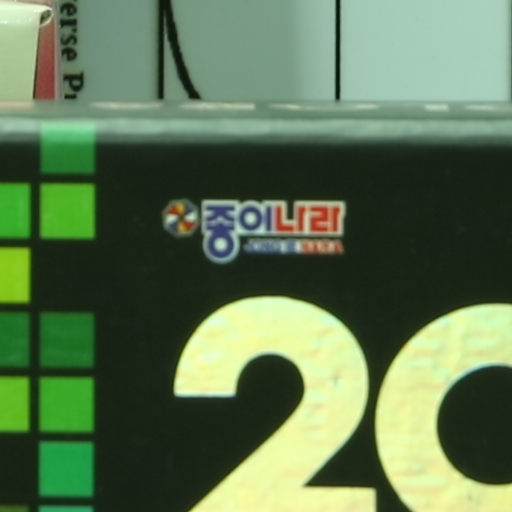
#> input picture figs/01_gt.png, 512 x 512 px, found by its file name
$ python ISP_implement.py
#> lines starting #> are read from the running program, lines starting #| are printed output that depends on the picture
# -*- coding: utf-8 -*-
'''
ISP class
=============================================================================================================
include main operators of in-camera processing pipeline (ISP) and some corresponding inverse operators.

Citation:
---------
@article{Guo2019Cbdnet,
  title={Toward convolutional blind denoising of real photographs},
  author={Guo, Shi and Yan, Zifei and Zhang, Kai and Zuo, Wangmeng and Zhang, Lei},
  journal={2019 IEEE Conference on Computer Vision and Pattern Recognition (CVPR)},
  year={2019}
}

Author: Shi Guo, 01/04/2019
'''


import numpy as np
import cv2
import os
import h5py
import scipy.io
import math
import skimage
from Demosaicing_malvar2004 import demosaicing_CFA_Bayer_Malvar2004
import random

class ISP:
    def __init__(self, curve_path='./'):
#> called with curve_path = './'
        filename = os.path.join(curve_path, '201_CRF_data.mat')
        CRFs = scipy.io.loadmat(filename)
#> (reads SomeISP_operator_python/201_CRF_data.mat from the repository)
        self.I = CRFs['I']
        self.B = CRFs['B']
        filename = os.path.join(curve_path, 'dorfCurvesInv.mat')
        inverseCRFs = scipy.io.loadmat(filename)
#> (reads SomeISP_operator_python/dorfCurvesInv.mat from the repository)
        self.I_inv = inverseCRFs['invI']
        self.B_inv = inverseCRFs['invB']
        self.xyz2cam_all = np.array([[1.0234,-0.2969,-0.2266,-0.5625,1.6328,-0.0469,-0.0703,0.2188,0.6406]
                            ,[0.4913,-0.0541,-0.0202,-0.613,1.3513,0.2906,-0.1564,0.2151,0.7183]
                            ,[0.838,-0.263,-0.0639,-0.2887,1.0725,0.2496,-0.0627,0.1427,0.5438]
                            ,[0.6596,-0.2079,-0.0562,-0.4782,1.3016,0.1933,-0.097,0.1581,0.5181]]
                                    )

    def ICRF_Map(self, img, index=0):
        invI_temp = self.I_inv[index, :]
        invB_temp = self.B_inv[index, :]
        [w, h, c] = img.shape
        bin = invI_temp.shape[0]
        Size = w*h*c
        tiny_bin = 9.7656e-04
        min_tiny_bin = 0.0039
        temp_img = np.copy(img)
        temp_img = np.reshape(temp_img, (Size))
        for i in range(Size):
            temp = temp_img[i]
            start_bin = 1
            if temp > min_tiny_bin:
                start_bin = math.floor(temp/tiny_bin - 1)
            for b in range(start_bin, bin):
                tempB = invB_temp[b]
                if tempB >= temp:
                    index = b
                    if index > 1:
                        comp1 = tempB - temp
                        comp2 = temp - invB_temp[index-1]
                        if comp2 < comp1:
                            index = index - 1
                    temp_img[i] = invI_temp[index]
                    break
        temp_img = np.reshape(temp_img, (w, h, c))
        return temp_img

    # [28 lines left out: function CRF_Map, not called in this run]

    def RGB2XYZ(self, img):
        xyz = skimage.color.rgb2xyz(img)
        return xyz

    def XYZ2RGB(self, img):
        rgb = skimage.color.xyz2rgb(img)
        return rgb

    def XYZ2CAM(self, img, M_xyz2cam=0):
        if type(M_xyz2cam) is int:
            cam_index = np.random.random((1, 4))
            cam_index = cam_index / np.sum(cam_index)
            M_xyz2cam = (self.xyz2cam_all[0, :] * cam_index[0, 0] + \
                         self.xyz2cam_all[1, :] * cam_index[0, 1] + \
                         self.xyz2cam_all[2, :] * cam_index[0, 2] + \
                         self.xyz2cam_all[3, :] * cam_index[0, 3] \
                         )
            self.M_xyz2cam = M_xyz2cam

        M_xyz2cam = np.reshape(M_xyz2cam, (3, 3))
        M_xyz2cam = M_xyz2cam / np.tile(np.sum(M_xyz2cam, axis=1), [3, 1]).T
        cam = self.apply_cmatrix(img, M_xyz2cam)
        cam = np.clip(cam, 0, 1)
        return cam

    # [15 lines left out: function CAM2XYZ, not called in this run]

    def apply_cmatrix(self, img, matrix):
        r = (matrix[0, 0] * img[:, :, 0] + matrix[0, 1] * img[:, :, 1]
             + matrix[0, 2] * img[:, :, 2])
        g = (matrix[1, 0] * img[:, :, 0] + matrix[1, 1] * img[:, :, 1]
             + matrix[1, 2] * img[:, :, 2])
        b = (matrix[2, 0] * img[:, :, 0] + matrix[2, 1] * img[:, :, 1]
             + matrix[2, 2] * img[:, :, 2])
        r = np.expand_dims(r, axis=2)
        g = np.expand_dims(g, axis=2)
        b = np.expand_dims(b, axis=2)
        results = np.concatenate((r, g, b), axis=2)
        return results

    def BGR2RGB(self, img):
        b, g, r = cv2.split(img)
        rgb_img = cv2.merge([r, g, b])
        return rgb_img

    # [4 lines left out: function RGB2BGR, not called in this run]

    def mosaic_bayer(self, rgb, pattern='BGGR'):
        # analysis pattern
        num = np.zeros(4, dtype=int)
        # the image store in OpenCV using BGR
        temp = list(self.find(pattern, 'R'))
        num[temp] = 0
        temp = list(self.find(pattern, 'G'))
        num[temp] = 1
        temp = list(self.find(pattern, 'B'))
        num[temp] = 2

        mosaic_img = np.zeros((rgb.shape[0], rgb.shape[1]), dtype=rgb.dtype)
        mosaic_img[0::2, 0::2] = rgb[0::2, 0::2, num[0]]
        mosaic_img[0::2, 1::2] = rgb[0::2, 1::2, num[1]]
        mosaic_img[1::2, 0::2] = rgb[1::2, 0::2, num[2]]
        mosaic_img[1::2, 1::2] = rgb[1::2, 1::2, num[3]]
        return mosaic_img

    def WB_Mask(self, img, pattern, fr_now, fb_now):
        wb_mask = np.ones(img.shape)
        if  pattern == 'RGGB':
            wb_mask[0::2, 0::2] = fr_now
            wb_mask[1::2, 1::2] = fb_now
        elif  pattern == 'BGGR':
            wb_mask[1::2, 1::2] = fr_now
            wb_mask[0::2, 0::2] = fb_now
        elif  pattern == 'GRBG':
            wb_mask[0::2, 1::2] = fr_now
            wb_mask[1::2, 0::2] = fb_now
        elif  pattern == 'GBRG':
            wb_mask[1::2, 0::2] = fr_now
            wb_mask[0::2, 1::2] = fb_now
        return wb_mask


    def find(self, str, ch):
        for i, ltr in enumerate(str):
            if ltr == ch:
                yield i

    # [4 lines left out: function Demosaic, not called in this run]

    def add_PG_noise(self, img, sigma_s='RAN', sigma_c='RAN'):
        min_log = np.log([0.0001])
        if sigma_s == 'RAN':
            sigma_s = min_log + np.random.rand(1) * (np.log([0.16]) - min_log)
            sigma_s = np.exp(sigma_s)
            self.sigma_s = sigma_s
        if sigma_c == 'RAN':
            sigma_c = min_log + np.random.rand(1) * (np.log([0.06]) - min_log)
            sigma_c = np.exp(sigma_c)
            self.sigma_c = sigma_c
        # add noise
        # print('Adding Noise: sigma_s='+str(sigma_s*255)+' sigma_c='+str(sigma_c*255))
        sigma_total = np.sqrt(sigma_s * img + sigma_c)
        '''
        noisy_img = img + \
            np.random.normal(0.0, 1.0, img.shape) * (sigma_s * img) + \
            np.random.normal(0.0, 1.0, img.shape) * sigma_c
        '''
        noisy_img = img +  \
            sigma_total * np.random.randn(img.shape[0], img.shape[1])
        noisy_img = np.clip(noisy_img, 0, 1)
        return noisy_img

    # [58 lines left out: function cbdnet_noise_generate_srgb, not called in this run]

    def cbdnet_noise_generate_raw(self, img):
        # To node that opencv store image in BGR,
        # When apply to color tranfer, BGR should be transfer to RGB
        img_rgb = img
        # -------- INVERSE ISP PROCESS -------------------
        # Step 1 : inverse tone mapping
        icrf_index = random.randint(0, 200)
        img_L = self.ICRF_Map(img_rgb, index=icrf_index)
        # Step 2 : from RGB to XYZ
        img_XYZ = self.RGB2XYZ(img_L)
        # Step 3: from XYZ to Cam
        img_Cam = self.XYZ2CAM(img_XYZ, M_xyz2cam=0)
        # Step 4: Mosaic
        pattern_index = random.randint(0, 3)
        pattern = []
        if pattern_index == 0:
            pattern = 'GRBG'
        elif pattern_index == 1:
            pattern = 'RGGB'
        elif pattern_index == 2:
            pattern = 'GBRG'
        elif pattern_index == 3:
            pattern = 'BGGR'
        self.pattern = pattern
        img_mosaic = self.mosaic_bayer(img_Cam, pattern=pattern)
        # Step 5: inverse White Balance
        min_fc = 0.75
        max_fc = 1
        self.fr_now = random.uniform(min_fc, max_fc)
        self.fb_now = random.uniform(min_fc, max_fc)
        wb_mask = self.WB_Mask(img_mosaic, pattern, self.fr_now, self.fb_now)
        img_mosaic = img_mosaic * wb_mask

        # -------- ADDING POISSON-GAUSSIAN NOISE ON RAW -
        img_mosaic_noise = self.add_PG_noise(img_mosaic)

        return img_mosaic, img_mosaic_noise


if __name__ == '__main__':
    isp = ISP()
    path = './figs/01_gt.png'
    # To node that opencv store image in BGR,
    # When apply to color tranfer, BGR should be transfer to RGB
    img = cv2.imread(path)
#> img is the input picture: shape (512, 512, 3); mean B, G, R 81.7, 116.8, 92.9
    np.array(img, dtype='uint8')
    img = img.astype('double') / 255.0
    img_rgb = isp.BGR2RGB(img)
#> in BGR2RGB, `b, g, r = cv2.split(img)`:
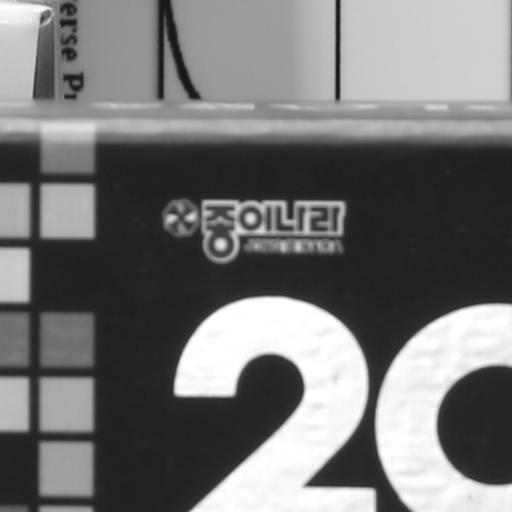
#> g: shape (512, 512) float64; min 0.0745, max 1, mean 0.458
#> in BGR2RGB, `b, g, r = cv2.split(img)`:
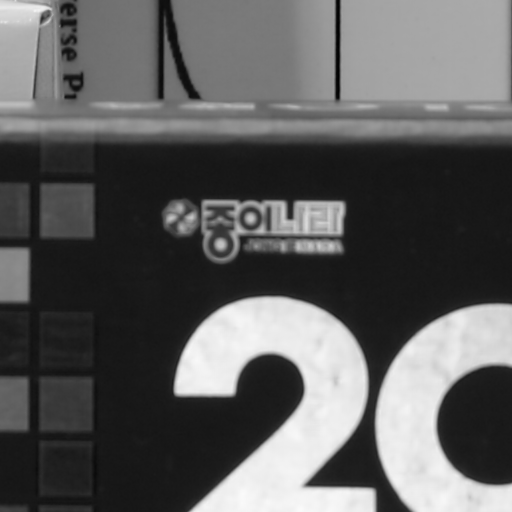
#> r: shape (512, 512) float64; min 0.00392, max 0.98, mean 0.364
    '''
    print('ISP test 1:')
    # -------- INVERSE ISP PROCESS -------------------
    # Step 1 : inverse tone mapping
    img_L = isp.ICRF_Map(img_rgb, index=10)
    # Step 2 : from RGB to XYZ
    img_XYZ = isp.RGB2XYZ(img_L)
    # Step 3: from XYZ to Cam
    xyz2cam = np.array([1.0234, -0.2969, -0.2266, -0.5625, 1.6328, -0.0469, -0.0703, 0.2188, 0.6406])
    img_Cam = isp.XYZ2CAM(img_XYZ, xyz2cam)
    # Step 4: Mosaic
    img_mosaic = isp.mosaic_bayer(img_Cam)

    # -------- ADDING POISSON-GAUSSIAN NOISE ON RAW -
    # Mode1: set sigma_s and sigma_c
    # img_mosaic_noise = isp.add_PG_noise(img_mosaic, sigma_s=0.01, sigma_c=0.02)
    # Mode2: set random sigma_s and sigma_c
    img_mosaic_noise = isp.add_PG_noise(img_mosaic)

    # -------- ISP PROCESS --------------------------
    # Step 4 : Demosaic
    img_demosaic = isp.Demosaic(img_mosaic_noise)
    # Step 3 : from Cam to XYZ
    img_IXYZ = isp.CAM2XYZ(img_demosaic, xyz2cam)
    # Step 2 : frome XYZ to RGB
    img_IL = isp.XYZ2RGB(img_IXYZ)
    # Step 1 : tone mapping
    img_Irgb = isp.CRF_Map(img_IL, index=10)
    '''

    '''
    # Observe the images
    show_img = np.concatenate((img,
                               isp.RGB2BGR(img_Irgb),
                               cv2.merge([img_mosaic, img_mosaic, img_mosaic]),
                               isp.RGB2BGR(img_demosaic)
                               ), axis=1)
    cv2.namedWindow('Image', cv2.WINDOW_NORMAL)
    cv2.imshow('Image', show_img)
    cv2.waitKey(0)
    '''

    '''
    print('ISP test 2:')
    gt, noise = isp.cbdnet_noise_generate_srgb(img_rgb)

    # Observe the images
    show_img = np.concatenate((img,
                               isp.RGB2BGR(gt),
                               isp.RGB2BGR(noise)
                               ), axis=1)
    cv2.namedWindow('Image', cv2.WINDOW_NORMAL)
    cv2.imshow('Image', show_img)
    cv2.waitKey(0)
    '''

    print('ISP test 3:')
    gt, noise = isp.cbdnet_noise_generate_raw(img_rgb)
#> the loop in ICRF_Map, `for i in range(Size):` made 786432 passes
#> (temp, start_bin) on passes 1 to 12: (0.816, 834), (0.847, 866), (0.702, 717), (0.812, 830), (0.839, 858), (0.698, 713), (0.808, 826), (0.831, 850), (0.69, 705), (0.8, 818), (0.824, 842), (0.682, 697)
#> after the loop in ICRF_Map, `for i in range(Size):`: comp1 = 0.00023; comp2 = 0.000747
#> in ICRF_Map, `temp_img = np.reshape(temp_img, (w, h, c))`:
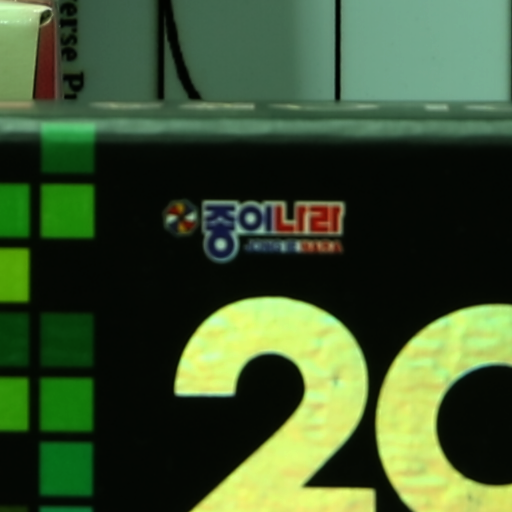
#> temp_img: shape (512, 512, 3) float64; mean R, G, B 0.24, 0.329, 0.188
#> in RGB2XYZ, `xyz = skimage.color.rgb2xyz(img)`: xyz: shape (512, 512, 3) float64; mean of channels 0, 1, 2 0.139, 0.18, 0.0897
#> in apply_cmatrix, `results = np.concatenate((r, g, b), axis=2)`:
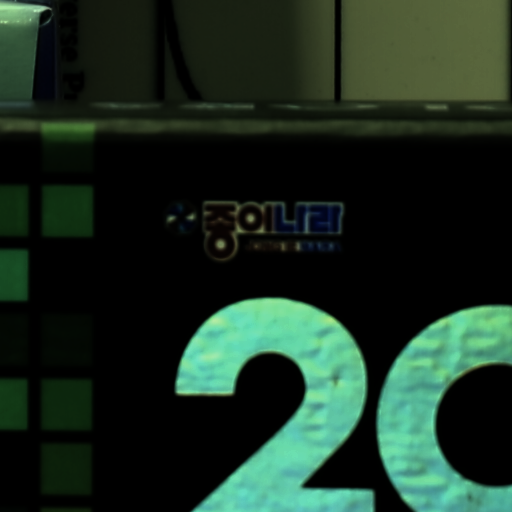
#> results: shape (512, 512, 3) float64; mean of channels 0, 1, 2 0.131, 0.183, 0.106; drawn as B, G, R
#> in cbdnet_noise_generate_raw, `wb_mask = self.WB_Mask(img_mosaic, pattern, self.fr_now, self.fb_now)`:
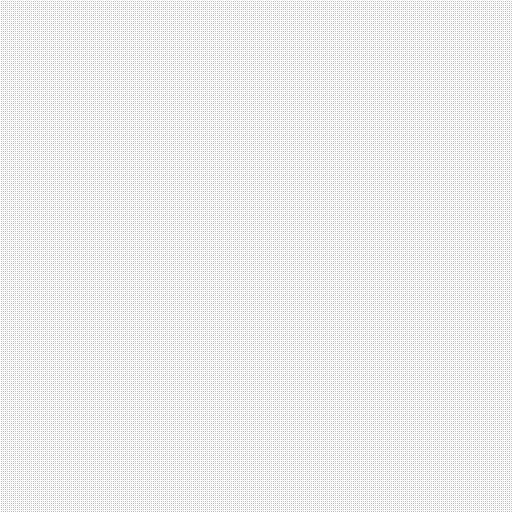
#> wb_mask: shape (512, 512) float64; min 0.76, max 1, mean 0.938
#> in add_PG_noise, `noisy_img = img +  \ sigma_total * np.random.randn(img.shape[0], img.s..`:
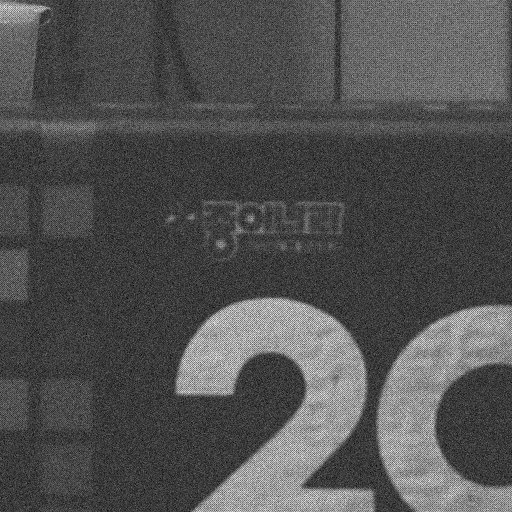
#> noisy_img: shape (512, 512) float64; min -0.358, max 1.2, mean 0.143; drawn with min black and max white
#> in add_PG_noise, `noisy_img = np.clip(noisy_img, 0, 1)`:
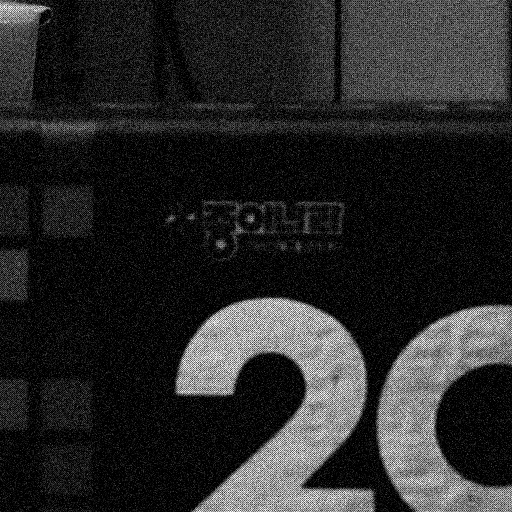
#> noisy_img: shape (512, 512) float64; min 0, max 1, mean 0.16
#> (the run stopped early here; a loop or call above may not have finished)
